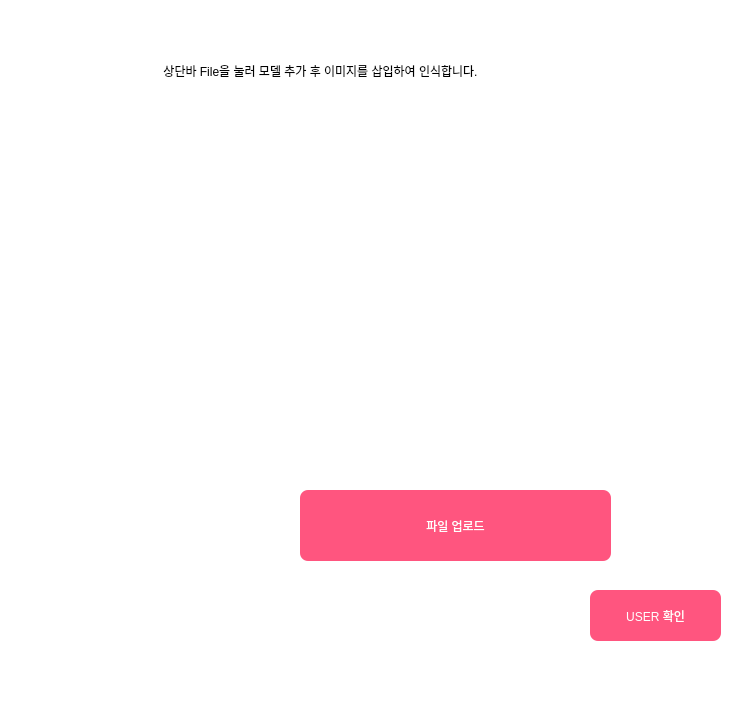
<?xml version="1.0" encoding="UTF-8"?>
<ui version="4.0">
 <class>mainWindow</class>
 <widget class="QMainWindow" name="mainWindow">
  <property name="geometry">
   <rect>
    <x>0</x>
    <y>0</y>
    <width>741</width>
    <height>710</height>
   </rect>
  </property>
  <property name="windowTitle">
   <string>MainWindow</string>
  </property>
  <property name="styleSheet">
   <string notr="true">background-color: rgb(255, 255, 255);</string>
  </property>
  <widget class="QWidget" name="centralwidget">
   <widget class="QPushButton" name="file_upload">
    <property name="geometry">
     <rect>
      <x>300</x>
      <y>490</y>
      <width>311</width>
      <height>71</height>
     </rect>
    </property>
    <property name="styleSheet">
     <string notr="true">QPushButton{
	font: 11pt &quot;맑은 고딕&quot;;
	color: rgb(255, 255, 255);
	background-color: rgb(255, 85, 127);
	border: 0px;
	border-radius: 8px;
}
QPushButton:hover{
	color: rgb(0, 0, 0);
	background-color: rgb(255, 147, 189);
}
</string>
    </property>
    <property name="text">
     <string>파일 업로드</string>
    </property>
   </widget>
   <widget class="QPushButton" name="user">
    <property name="geometry">
     <rect>
      <x>590</x>
      <y>590</y>
      <width>131</width>
      <height>51</height>
     </rect>
    </property>
    <property name="styleSheet">
     <string notr="true">QPushButton{
	font: 9pt &quot;맑은 고딕&quot;;
	color: rgb(255, 255, 255);
	background-color: rgb(255, 85, 127);
	border: 0px;
	border-radius: 8px;
}
QPushButton:hover{
	color: rgb(0, 0, 0);
	background-color: rgb(255, 147, 189);
}
</string>
    </property>
    <property name="text">
     <string>USER 확인</string>
    </property>
   </widget>
   <widget class="QLabel" name="label">
    <property name="geometry">
     <rect>
      <x>30</x>
      <y>40</y>
      <width>581</width>
      <height>61</height>
     </rect>
    </property>
    <property name="styleSheet">
     <string notr="true">border: 2px;
border-radius: 12px;
font: 87 15pt &quot;Arial Black&quot;;</string>
    </property>
    <property name="text">
     <string>상단바 File을 눌러 모델 추가 후 이미지를 삽입하여 인식합니다.</string>
    </property>
    <property name="alignment">
     <set>Qt::AlignCenter</set>
    </property>
    <property name="wordWrap">
     <bool>false</bool>
    </property>
   </widget>
   <widget class="QLabel" name="photo">
    <property name="geometry">
     <rect>
      <x>300</x>
      <y>140</y>
      <width>301</width>
      <height>331</height>
     </rect>
    </property>
    <property name="text">
     <string/>
    </property>
    <property name="scaledContents">
     <bool>true</bool>
    </property>
   </widget>
   <widget class="QLabel" name="label_2">
    <property name="geometry">
     <rect>
      <x>460</x>
      <y>580</y>
      <width>91</width>
      <height>61</height>
     </rect>
    </property>
    <property name="styleSheet">
     <string notr="true">border: 2px;
border-radius: 12px;
font: 87 12pt &quot;Arial Black&quot;;</string>
    </property>
    <property name="text">
     <string/>
    </property>
   </widget>
   <widget class="QLabel" name="animal">
    <property name="geometry">
     <rect>
      <x>340</x>
      <y>580</y>
      <width>171</width>
      <height>61</height>
     </rect>
    </property>
    <property name="styleSheet">
     <string notr="true">border: 2px;
border-radius: 12px;
font: 87 15pt &quot;Arial Black&quot;;</string>
    </property>
    <property name="text">
     <string/>
    </property>
    <property name="alignment">
     <set>Qt::AlignCenter</set>
    </property>
   </widget>
   <widget class="QLabel" name="label_3">
    <property name="geometry">
     <rect>
      <x>10</x>
      <y>0</y>
      <width>721</width>
      <height>651</height>
     </rect>
    </property>
    <property name="text">
     <string/>
    </property>
    <property name="pixmap">
     <pixmap>0.jpg</pixmap>
    </property>
   </widget>
   <zorder>label_3</zorder>
   <zorder>file_upload</zorder>
   <zorder>user</zorder>
   <zorder>label</zorder>
   <zorder>photo</zorder>
   <zorder>label_2</zorder>
   <zorder>animal</zorder>
  </widget>
  <widget class="QStatusBar" name="statusbar"/>
  <action name="model">
   <property name="text">
    <string>모델불러오기  ctrl + L</string>
   </property>
  </action>
 </widget>
 <resources/>
 <connections/>
</ui>
